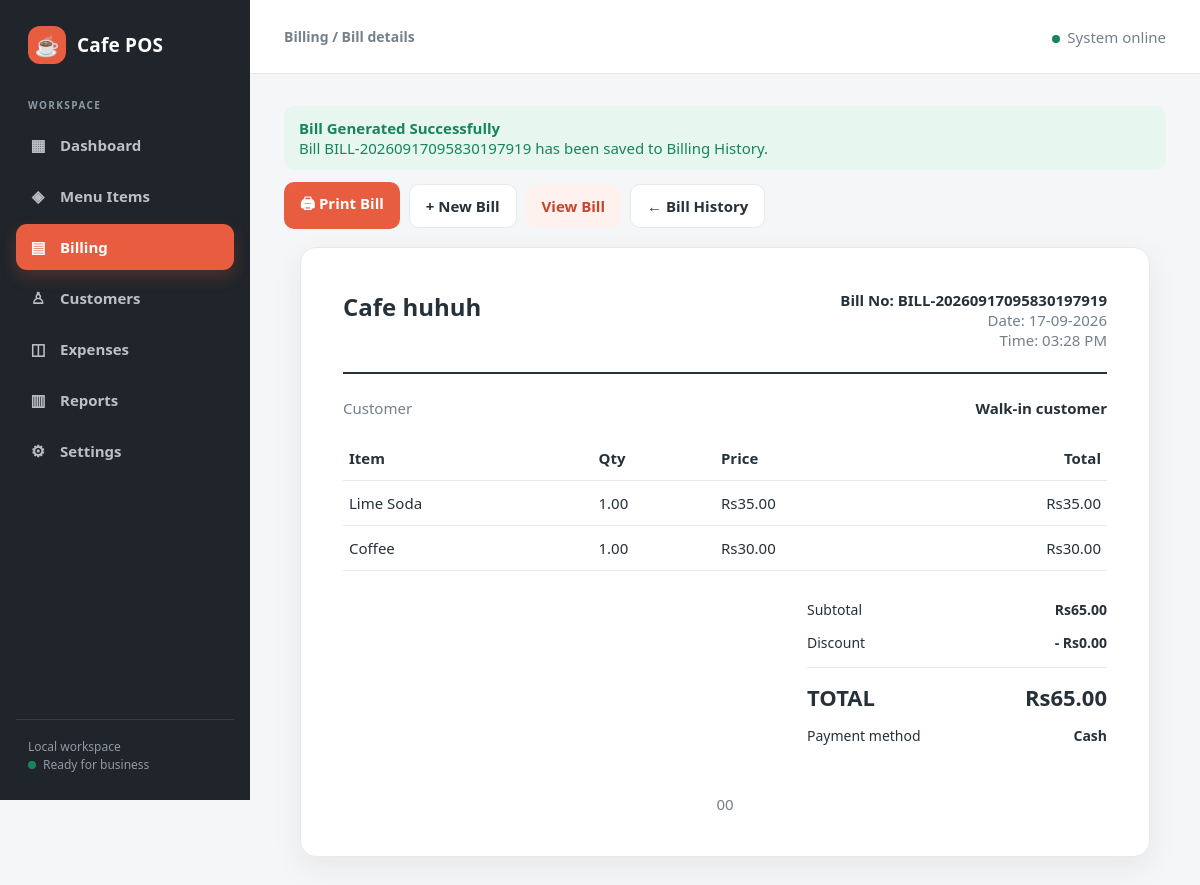
The page /billing/33/ on the database its author committed.
### pos/models.py (models this page shows, shortened)
class Bill(models.Model):
    CASH = "CASH"
    UPI = "UPI"
    CARD = "CARD"
    PAYMENT_CHOICES = [
        (CASH, "Cash"),
        (UPI, "UPI"),
        (CARD, "Card"),
    ]
    bill_number = models.CharField(max_length=40, unique=True)
    customer = models.ForeignKey(
        Customer, null=True, blank=True, on_delete=models.SET_NULL,
        related_name="bills",
    )
    created_at = models.DateTimeField(default=timezone.now)
    subtotal = models.DecimalField(max_digits=10, decimal_places=2)
    discount = models.DecimalField(max_digits=10, decimal_places=2, default=0)
    grand_total = models.DecimalField(max_digits=10, decimal_places=2)
    payment_method = models.CharField(max_length=10, choices=PAYMENT_CHOICES)
    class Meta:
        ordering = ["-created_at"]

class BusinessSettings(models.Model):
    business_name = models.CharField(max_length=160, default="Cafe POS")
    address = models.TextField(blank=True)
    phone = models.CharField(max_length=30, blank=True)
    email = models.EmailField(blank=True)
    tax_number = models.CharField(max_length=80, blank=True)
    currency_symbol = models.CharField(max_length=5, default="₹")
    invoice_footer = models.CharField(max_length=255, default="Thank you for visiting!")
    updated_at = models.DateTimeField(auto_now=True)
    @classmethod
    def current(cls):
        settings, _ = cls.objects.get_or_create(pk=1)
        return settings

class BillItem(models.Model):
    bill = models.ForeignKey(Bill, related_name="items", on_delete=models.CASCADE)
    menu_item = models.ForeignKey(Product, on_delete=models.PROTECT)
    item_name = models.CharField(max_length=120)
    shortcut_key = models.CharField(max_length=12, blank=True, default="")
    price = models.DecimalField(max_digits=10, decimal_places=2)
    cost_price = models.DecimalField(max_digits=10, decimal_places=2, default=0)
    quantity = models.DecimalField(max_digits=10, decimal_places=2)
    total = models.DecimalField(max_digits=10, decimal_places=2)

### pos/views.py (the view)
# urls.py: path("billing/<int:bill_id>/", views.bill_detail, name="bill_detail"),
def bill_detail(request, bill_id):
    bill = get_object_or_404(Bill.objects.select_related("customer").prefetch_related("items"), pk=bill_id)
    return render(request, "pos/bill_detail.html", {"bill": bill, "business_settings": BusinessSettings.current(), "auto_print": request.GET.get("print") == "1"})

### templates/pos/bill_detail.html (shortened to what this page needs)
{% extends "base.html" %}
{% block eyebrow %}Billing / Bill details{% endblock %}
{% block content %}
<div class="alert alert-success no-print"><b>Bill Generated Successfully</b><br><span>Bill {{ bill.bill_number }} has been saved to Billing History.</span></div>
<div class="actions no-print" style="margin-bottom:18px"><button class="btn btn-primary" type="button" onclick="window.print()">🖨 Print Bill</button><a class="btn btn-outline" href="{% url 'billing' %}">+ New Bill</a><a class="btn btn-soft" href="{% url 'bill_detail' bill.id %}">View Bill</a><a class="btn btn-outline" href="{% url 'billing_history' %}">← Bill History</a></div>
<div class="invoice">
<div class="invoice-head"><div><div class="invoice-brand">{{ business_settings.business_name }}</div></div><div style="text-align:right"><b>Bill No: {{ bill.bill_number }}</b><br><span class="muted">Date: {{ bill.created_at|date:"d-m-Y" }}</span><br><span class="muted">Time: {{ bill.created_at|date:"h:i A" }}</span></div></div>
<div class="row" style="border:0;padding:0 0 18px"><span class="muted">Customer</span><b>{{ bill.customer.name|default:"Walk-in customer" }}</b></div>
<table class="invoice-table"><thead><tr><th>Item</th><th>Qty</th><th>Price</th><th>Total</th></tr></thead><tbody>{% for item in bill.items.all %}<tr><td>{{ item.item_name }}</td><td>{{ item.quantity|floatformat:2 }}</td><td>{{ business_settings.currency_symbol }}{{ item.price|floatformat:2 }}</td><td>{{ business_settings.currency_symbol }}{{ item.total|floatformat:2 }}</td></tr>{% endfor %}</tbody></table>
<div class="invoice-total"><div class="summary-line"><span>Subtotal</span><b>{{ business_settings.currency_symbol }}{{ bill.subtotal|floatformat:2 }}</b></div><div class="summary-line"><span>Discount</span><b>- {{ business_settings.currency_symbol }}{{ bill.discount|floatformat:2 }}</b></div><div class="summary-line grand-total"><span>TOTAL</span><b>{{ business_settings.currency_symbol }}{{ bill.grand_total|floatformat:2 }}</b></div><div class="summary-line"><span>Payment method</span><b>{{ bill.get_payment_method_display }}</b></div></div>
<p style="text-align:center;margin:42px 0 0" class="muted">{{ business_settings.invoice_footer }}</p>
</div>
{% endblock %}

### templates/base.html (style rules this page uses)
:root { --coral:#e85d3f;--coral-dark:#c9442b;--charcoal:#20252b;--ink:#26313a;--muted:#74808a;--surface:#fff;--bg:#f5f6f7;--line:#e7eaed;--success:#16855b;--danger:#c63d3d;--shadow:0 10px 30px rgba(32,37,43,.07);--radius:16px }
* { box-sizing:border-box }
html { background:var(--bg) }
body { margin:0;font-family:"DM Sans","Segoe UI",sans-serif;background:var(--bg);color:var(--ink);font-size:15px }
a { color:inherit;text-decoration:none }
.btn,button { border:0;border-radius:10px;padding:11px 16px;cursor:pointer;background:var(--charcoal);color:#fff;font:inherit;font-weight:700;display:inline-flex;align-items:center;justify-content:center;gap:8px;transition:.18s ease }
.btn-primary { background:var(--coral) }
.btn-soft { background:#fff2ee;color:var(--coral-dark) }
.btn-outline { background:#fff;color:var(--ink);border:1px solid var(--line) }
.actions { display:flex;gap:9px;flex-wrap:wrap;align-items:center }
.row { display:flex;align-items:center;justify-content:space-between;gap:14px;padding:13px 0;border-bottom:1px solid var(--line) }
.muted { color:var(--muted) }
.summary-line { display:flex;justify-content:space-between;padding:7px 0 }
.grand-total { font-size:23px;font-weight:800;border-top:1px solid var(--line);margin-top:8px;padding-top:14px }
.alert { border-radius:11px;padding:12px 15px;margin-bottom:12px }
.alert-success { background:#e7f6ef;color:var(--success) }
.invoice { max-width:850px;margin:0 auto;background:#fff;border:1px solid var(--line);border-radius:16px;padding:42px;box-shadow:var(--shadow) }
.invoice-head { display:flex;justify-content:space-between;gap:20px;border-bottom:2px solid var(--ink);padding-bottom:22px;margin-bottom:24px }
.invoice-brand { font-size:24px;font-weight:900 }
.invoice-table { width:100%;border-collapse:collapse }
.invoice-table th,.invoice-table td { padding:12px 6px;border-bottom:1px solid var(--line);text-align:left }
.invoice-table th:last-child,.invoice-table td:last-child { text-align:right }
.invoice-total { max-width:300px;margin:22px 0 0 auto }
.invoice-total .summary-line { font-size:14px }
.invoice-total .grand-total { font-size:22px }

### rows shown on the page
Bill: bill_number "BILL-20260917095830197919", created_at "17-09-2026", created_at "03:28 PM", customer.name "Walk-in customer", subtotal "65.00", discount "0.00", grand_total "65.00", payment_method "Cash"
BusinessSettings: business_name "Cafe huhuh", currency_symbol "Rs", invoice_footer "00"
BillItem: item_name "Lime Soda", quantity "1.00", price "35.00", total "35.00"
BillItem: item_name "Coffee", quantity "1.00", price "30.00", total "30.00"
